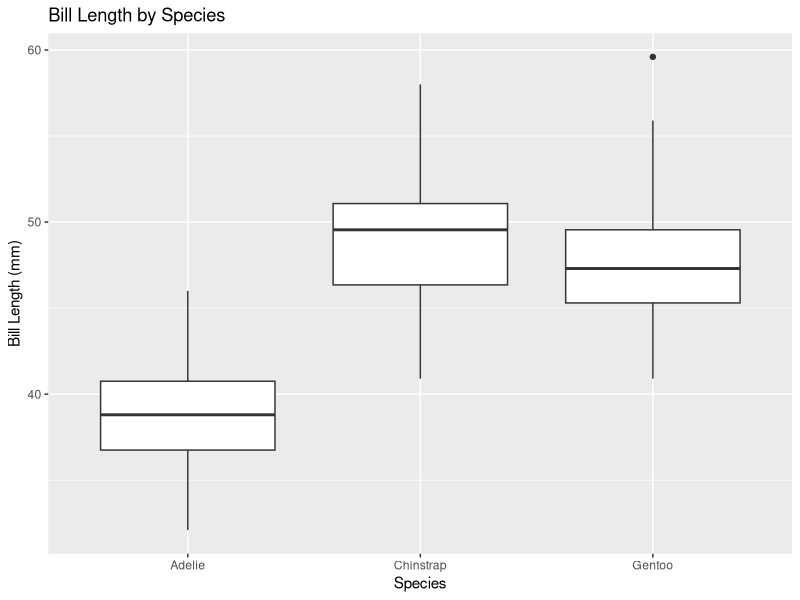
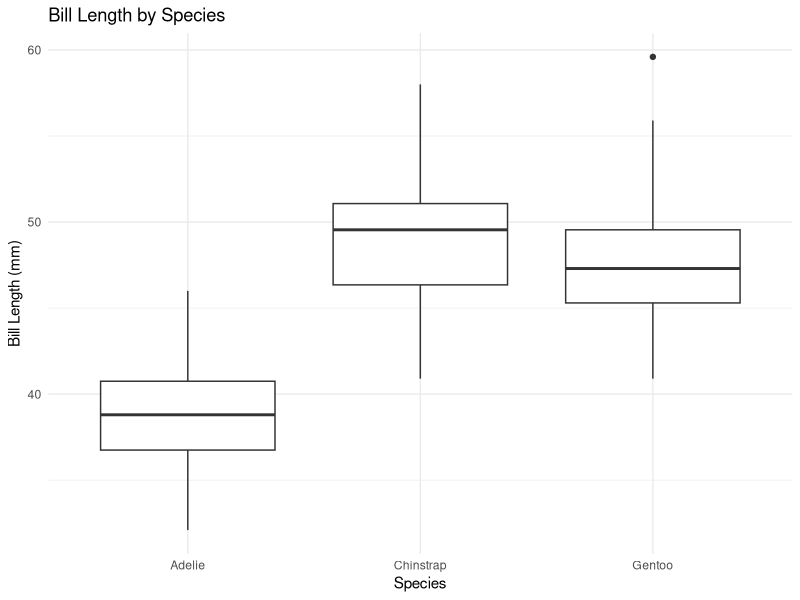

Recreate these plots in R, in order.

            library(ggplot2)
            library(palmerpenguins)
            built_answer <- tryCatch(
                {
                    set.seed(42)
                    ggplot(penguins, aes(x = species, y = bill_length_mm)) + geom_boxplot() + labs(title = "Bill Length by Species", x = "Species", y = "Bill Length (mm)")
                    suppressWarnings(
                        if (!file.exists("/sandbox/figures/bill-length_species_boxplot_labs_answer.png")) {
                            ggsave(
                                width = 3,
                                height = 3,
                                "/sandbox/figures/bill-length_species_boxplot_labs_answer.png"
                            )
                        }
                    )
                    suppressWarnings(
                        ggplot_build(last_plot())
                    )
                },
                error = function(e) {
                    'ERROR'
                }
            )
            built_submission <- tryCatch(
                {
                    set.seed(42)
                    ggplot(penguins, aes(x = species, y = bill_length_mm)) +

  geom_boxplot() +

  labs(title = "Bill Length by Species", x = "Species", y = "Bill Length (mm)") +

  theme_minimal()
                    suppressWarnings(
                        ggsave(
                            width = 3,
                            height = 3,
                            "figures/bill-length_species_boxplot_labs_submission_phi4mini.png"
                        )
                    )
                    suppressWarnings(
                        ggplot_build(last_plot())
                    )
                },
                error = function(e) {
                    'ERROR'
                }
            )
            cat(isTRUE(all.equal(built_answer, built_submission)))
        
